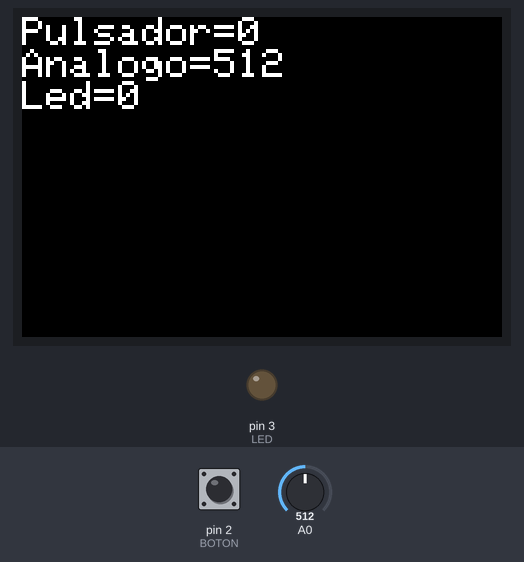
A sketch run on a simulated Arduino Uno, built with avr-gcc and run on an emulated ATmega328P. Shown: 480×320 colour display, output pins drawn as LEDs (lit = HIGH). The inputs (shaded band) are chosen by the test bench; at power-on: A0 = 512, pin 2 (BOTON) LOW.

Above: at 1.5 s.
1.6 s: A0 set to 716
At 2.2 s:
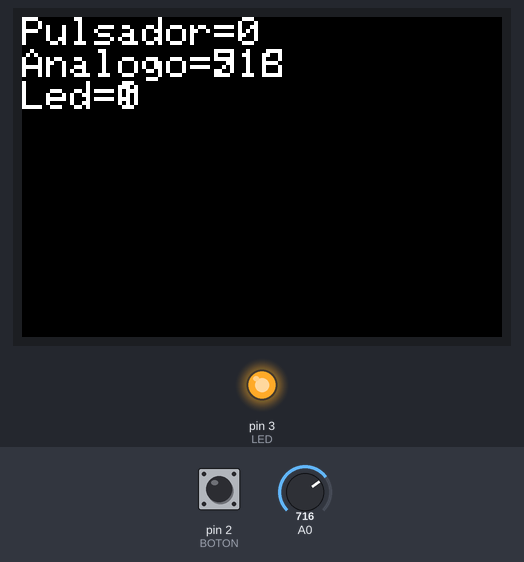
3.1 s: pin 2 (BOTON) pulled HIGH for 0.15 s
At 3.18 s:
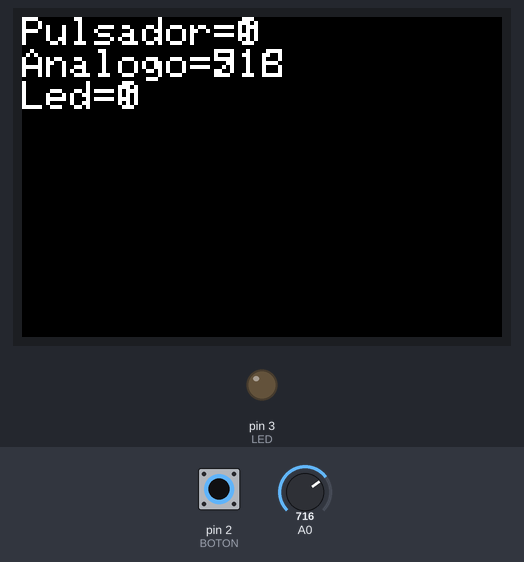
4.7 s: A0 set to 900
At 5.7 s:
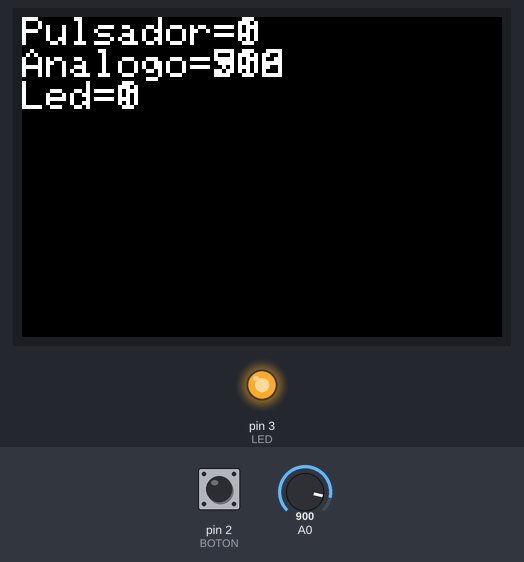
6.2 s: pin 2 (BOTON) pulled HIGH for 1 s
At 7.0 s:
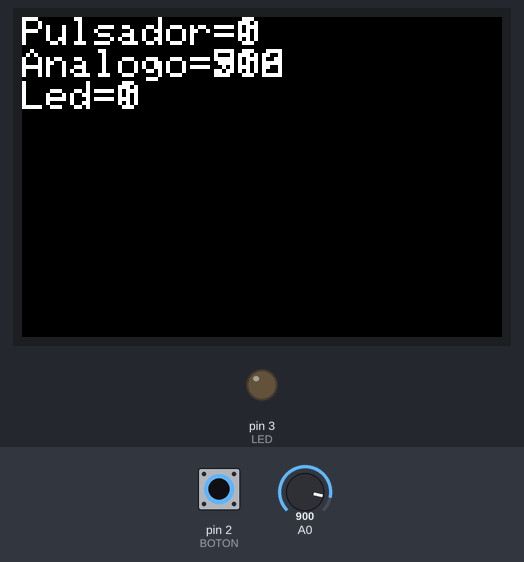
8.7 s: pin 2 (BOTON) pulled HIGH for 3.2 s
At 12.5 s:
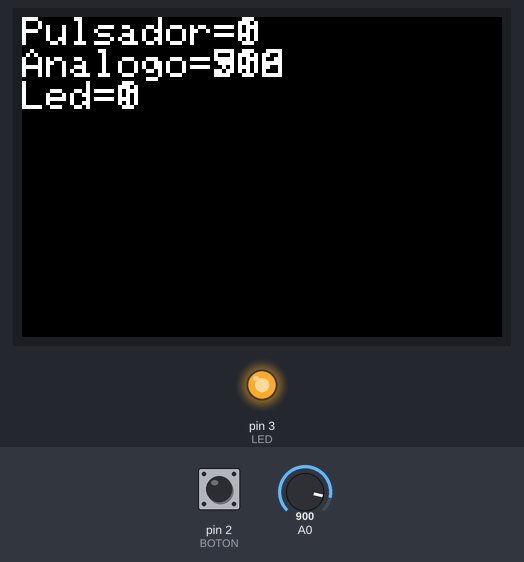
13.4 s: A0 set to 1023
At 14.8 s:
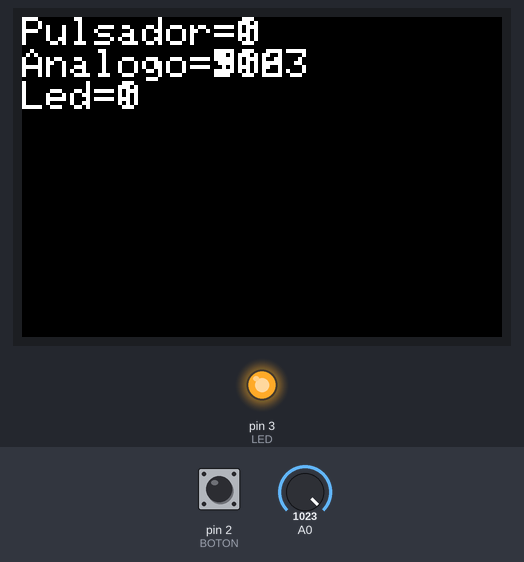
Timing chart, 0 to 15.9 s (numbered marks = the images above; inputs shaded):
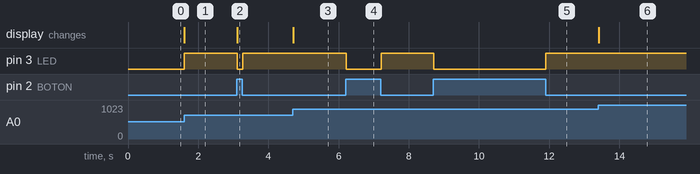

Measured:
- after the input at 1.6 s, pin 3 (LED): LOW → HIGH at once; the display: changes at once (image 1)
- after the input at 3.1 s, pin 3 (LED): HIGH → LOW at once, → HIGH 0.15 s later; the display: changes at once (image 2)
- after the input at 4.7 s, the display: changes at once (image 3)
- after the input at 6.2 s, pin 3 (LED): HIGH → LOW at once, → HIGH 1.0 s later
- after the input at 8.7 s, pin 3 (LED): HIGH → LOW at once, → HIGH 3.2 s later
- after the input at 13.4 s, the display: changes at once (image 6)

The sketch:

TFT_BasicTutorial_230218.ino
```cpp
#include <TFT_HX8357.h>  // Hardware-specific library

#define BOTON 2
#define LED 3

TFT_HX8357 tft = TFT_HX8357();  // Invoke custom library

char bufferString[32];
int ledState;

void setup() {
  pinMode(BOTON,INPUT);
  pinMode(LED,OUTPUT);

  tft.init();
  tft.setRotation(1);
  tft.fillScreen(TFT_BLACK);
  tft.setTextSize(4);
}

void loop() {
  //CONCEPTO IPO => INPUT, PROCESS, OUTPUT

  //ENTRADAS
  int p=digitalRead(BOTON);
  int analogo=analogRead(A0);

  //PROCESO
  if(p==HIGH){
    ledState=LOW;
  }else if(analogo>512){
    ledState=HIGH;
  }

  //SALIDAS
  tft.setCursor(0,0);
  sprintf(bufferString,"Pulsador=%d",p);
  tft.println(bufferString);

  sprintf(bufferString,"Analogo=%-4d",analogo);
  tft.println(bufferString);

  sprintf(bufferString,"Led=%d",ledState);
  tft.println(bufferString);

  digitalWrite(LED,ledState);

}
```
